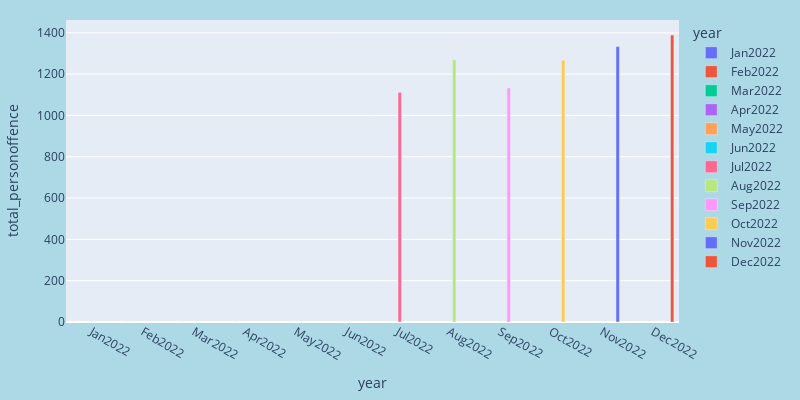

The code cell stored with this chart in its notebook:
### Code cell
sorted_personoffence = sumoffences_month2022.sort_values(by="total_personoffence")
fig3 = px.bar(sumoffences_month2022, x="year", y="total_personoffence", color="year", barmode = "group", width=800, height=400)
fig3.update_layout(
    margin=dict(l=20, r=20, t=20, b=20),
    paper_bgcolor="LightBlue",
)
fig3.show()

### Figure 1 — Plotly figure (JSON) as saved in the notebook; plotly's stock layout.template omitted (floating-point values rounded to 4 significant figures)
{"data": [{"alignmentgroup": "True", "hovertemplate": "year=%{x}<br>total_personoffence=%{y}<extra></extra>", "legendgroup": "Jan2022", "marker": {"color": "#636efa", "pattern": {"shape": ""}}, "name": "Jan2022", "offsetgroup": "Jan2022", "orientation": "v", "showlegend": true, "textposition": "auto", "type": "bar", "x": ["Jan2022"], "xaxis": "x", "y": [0], "yaxis": "y"}, {"alignmentgroup": "True", "hovertemplate": "year=%{x}<br>total_personoffence=%{y}<extra></extra>", "legendgroup": "Feb2022", "marker": {"color": "#EF553B", "pattern": {"shape": ""}}, "name": "Feb2022", "offsetgroup": "Feb2022", "orientation": "v", "showlegend": true, "textposition": "auto", "type": "bar", "x": ["Feb2022"], "xaxis": "x", "y": [0], "yaxis": "y"}, {"alignmentgroup": "True", "hovertemplate": "year=%{x}<br>total_personoffence=%{y}<extra></extra>", "legendgroup": "Mar2022", "marker": {"color": "#00cc96", "pattern": {"shape": ""}}, "name": "Mar2022", "offsetgroup": "Mar2022", "orientation": "v", "showlegend": true, "textposition": "auto", "type": "bar", "x": ["Mar2022"], "xaxis": "x", "y": [0], "yaxis": "y"}, {"alignmentgroup": "True", "hovertemplate": "year=%{x}<br>total_personoffence=%{y}<extra></extra>", "legendgroup": "Apr2022", "marker": {"color": "#ab63fa", "pattern": {"shape": ""}}, "name": "Apr2022", "offsetgroup": "Apr2022", "orientation": "v", "showlegend": true, "textposition": "auto", "type": "bar", "x": ["Apr2022"], "xaxis": "x", "y": [0], "yaxis": "y"}, {"alignmentgroup": "True", "hovertemplate": "year=%{x}<br>total_personoffence=%{y}<extra></extra>", "legendgroup": "May2022", "marker": {"color": "#FFA15A", "pattern": {"shape": ""}}, "name": "May2022", "offsetgroup": "May2022", "orientation": "v", "showlegend": true, "textposition": "auto", "type": "bar", "x": ["May2022"], "xaxis": "x", "y": [0], "yaxis": "y"}, {"alignmentgroup": "True", "hovertemplate": "year=%{x}<br>total_personoffence=%{y}<extra></extra>", "legendgroup": "Jun2022", "marker": {"color": "#19d3f3", "pattern": {"shape": ""}}, "name": "Jun2022", "offsetgroup": "Jun2022", "orientation": "v", "showlegend": true, "textposition": "auto", "type": "bar", "x": ["Jun2022"], "xaxis": "x", "y": [0], "yaxis": "y"}, {"alignmentgroup": "True", "hovertemplate": "year=%{x}<br>total_personoffence=%{y}<extra></extra>", "legendgroup": "Jul2022", "marker": {"color": "#FF6692", "pattern": {"shape": ""}}, "name": "Jul2022", "offsetgroup": "Jul2022", "orientation": "v", "showlegend": true, "textposition": "auto", "type": "bar", "x": ["Jul2022"], "xaxis": "x", "y": [1112], "yaxis": "y"}, {"alignmentgroup": "True", "hovertemplate": "year=%{x}<br>total_personoffence=%{y}<extra></extra>", "legendgroup": "Aug2022", "marker": {"color": "#B6E880", "pattern": {"shape": ""}}, "name": "Aug2022", "offsetgroup": "Aug2022", "orientation": "v", "showlegend": true, "textposition": "auto", "type": "bar", "x": ["Aug2022"], "xaxis": "x", "y": [1270], "yaxis": "y"}, {"alignmentgroup": "True", "hovertemplate": "year=%{x}<br>total_personoffence=%{y}<extra></extra>", "legendgroup": "Sep2022", "marker": {"color": "#FF97FF", "pattern": {"shape": ""}}, "name": "Sep2022", "offsetgroup": "Sep2022", "orientation": "v", "showlegend": true, "textposition": "auto", "type": "bar", "x": ["Sep2022"], "xaxis": "x", "y": [1133], "yaxis": "y"}, {"alignmentgroup": "True", "hovertemplate": "year=%{x}<br>total_personoffence=%{y}<extra></extra>", "legendgroup": "Oct2022", "marker": {"color": "#FECB52", "pattern": {"shape": ""}}, "name": "Oct2022", "offsetgroup": "Oct2022", "orientation": "v", "showlegend": true, "textposition": "auto", "type": "bar", "x": ["Oct2022"], "xaxis": "x", "y": [1267], "yaxis": "y"}, {"alignmentgroup": "True", "hovertemplate": "year=%{x}<br>total_personoffence=%{y}<extra></extra>", "legendgroup": "Nov2022", "marker": {"color": "#636efa", "pattern": {"shape": ""}}, "name": "Nov2022", "offsetgroup": "Nov2022", "orientation": "v", "showlegend": true, "textposition": "auto", "type": "bar", "x": ["Nov2022"], "xaxis": "x", "y": [1334], "yaxis": "y"}, {"alignmentgroup": "True", "hovertemplate": "year=%{x}<br>total_personoffence=%{y}<extra></extra>", "legendgroup": "Dec2022", "marker": {"color": "#EF553B", "pattern": {"shape": ""}}, "name": "Dec2022", "offsetgroup": "Dec2022", "orientation": "v", "showlegend": true, "textposition": "auto", "type": "bar", "x": ["Dec2022"], "xaxis": "x", "y": [1389], "yaxis": "y"}], "layout": {"barmode": "group", "height": 400, "legend": {"title": {"text": "year"}, "tracegroupgap": 0}, "margin": {"b": 20, "l": 20, "r": 20, "t": 20}, "paper_bgcolor": "LightBlue", "width": 800, "xaxis": {"anchor": "y", "categoryarray": ["Jan2022", "Feb2022", "Mar2022", "Apr2022", "May2022", "Jun2022", "Jul2022", "Aug2022", "Sep2022", "Oct2022", "Nov2022", "Dec2022"], "categoryorder": "array", "domain": [0, 1], "title": {"text": "year"}}, "yaxis": {"anchor": "x", "domain": [0, 1], "title": {"text": "total_personoffence"}}}}
